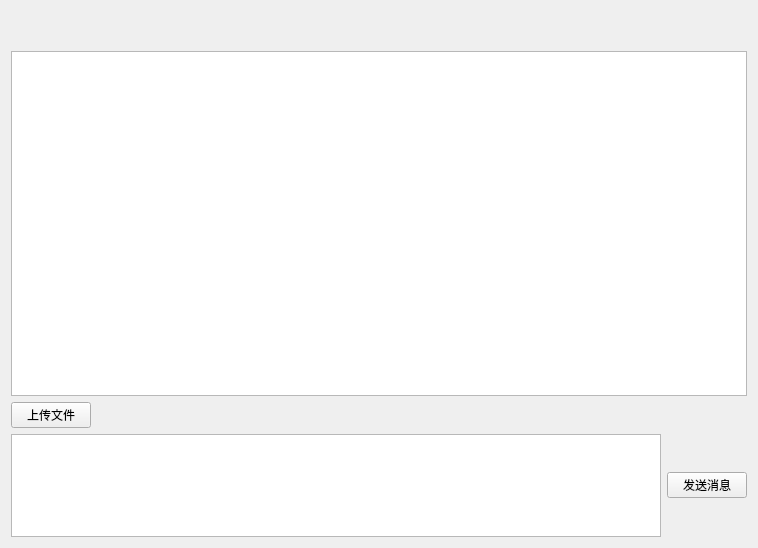
<?xml version="1.0" encoding="UTF-8"?>
<ui version="4.0">
 <class>privateChatWidget</class>
 <widget class="QWidget" name="privateChatWidget">
  <property name="geometry">
   <rect>
    <x>0</x>
    <y>0</y>
    <width>758</width>
    <height>548</height>
   </rect>
  </property>
  <property name="windowTitle">
   <string>Form</string>
  </property>
  <layout class="QVBoxLayout" name="verticalLayout" stretch="1,10,0,3">
   <item>
    <widget class="QLabel" name="friendName">
     <property name="text">
      <string/>
     </property>
    </widget>
   </item>
   <item>
    <widget class="QListWidget" name="msgOutput_LW"/>
   </item>
   <item alignment="Qt::AlignLeft">
    <widget class="QPushButton" name="uploadFile_PB">
     <property name="text">
      <string>上传文件</string>
     </property>
    </widget>
   </item>
   <item>
    <layout class="QHBoxLayout" name="horizontalLayout" stretch="0,0">
     <item>
      <widget class="QPlainTextEdit" name="msgInput_PTE"/>
     </item>
     <item>
      <widget class="QPushButton" name="send_PB">
       <property name="text">
        <string>发送消息</string>
       </property>
      </widget>
     </item>
    </layout>
   </item>
  </layout>
 </widget>
 <resources/>
 <connections/>
</ui>
